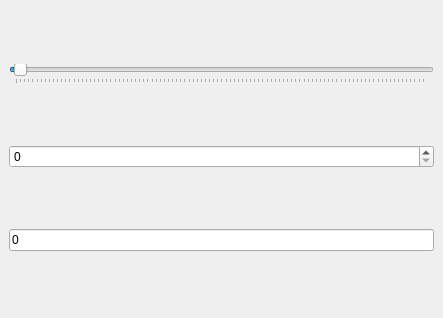
<?xml version="1.0" encoding="UTF-8"?>
<ui version="4.0">
 <class>tkDisplaysEditor</class>
 <widget class="QMainWindow" name="tkDisplaysEditor">
  <property name="geometry">
   <rect>
    <x>0</x>
    <y>0</y>
    <width>443</width>
    <height>318</height>
   </rect>
  </property>
  <property name="windowTitle">
   <string>Displays Editor</string>
  </property>
  <widget class="QWidget" name="centralwidget">
   <layout class="QVBoxLayout" name="verticalLayout">
    <item>
     <widget class="QSlider" name="tkde_sizeHS">
      <property name="minimum">
       <number>1</number>
      </property>
      <property name="maximum">
       <number>999</number>
      </property>
      <property name="value">
       <number>10</number>
      </property>
      <property name="orientation">
       <enum>Qt::Horizontal</enum>
      </property>
      <property name="tickPosition">
       <enum>QSlider::TicksBelow</enum>
      </property>
     </widget>
    </item>
    <item>
     <widget class="QSpinBox" name="tkde_size_SB"/>
    </item>
    <item>
     <widget class="QLineEdit" name="tkde_sizeLE">
      <property name="text">
       <string>0</string>
      </property>
     </widget>
    </item>
   </layout>
  </widget>
 </widget>
 <resources/>
 <connections>
  <connection>
   <sender>tkde_sizeHS</sender>
   <signal>valueChanged(int)</signal>
   <receiver>tkde_size_SB</receiver>
   <slot>setValue(int)</slot>
   <hints>
    <hint type="sourcelabel">
     <x>206</x>
     <y>69</y>
    </hint>
    <hint type="destinationlabel">
     <x>206</x>
     <y>156</y>
    </hint>
   </hints>
  </connection>
  <connection>
   <sender>tkde_size_SB</sender>
   <signal>valueChanged(QString)</signal>
   <receiver>tkde_sizeLE</receiver>
   <slot>setText(QString)</slot>
   <hints>
    <hint type="sourcelabel">
     <x>128</x>
     <y>155</y>
    </hint>
    <hint type="destinationlabel">
     <x>126</x>
     <y>240</y>
    </hint>
   </hints>
  </connection>
 </connections>
</ui>
